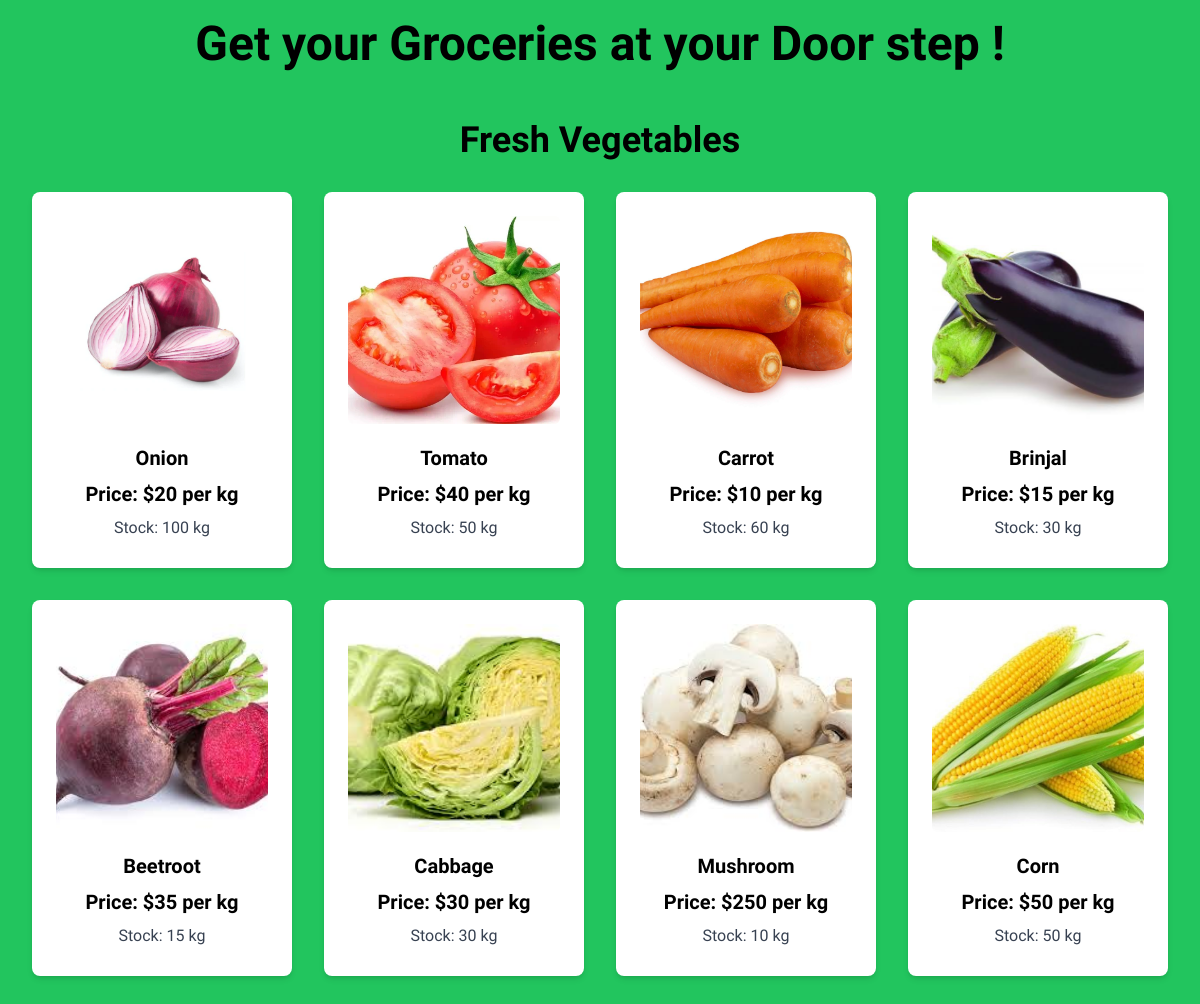
Page /vegetables/ on the committed database.
### Groceries/models.py (models this page shows)
class Vegetables(models.Model):
    Name = models.CharField(max_length=15)
    Price_per_Kg = models.IntegerField()
    Stock_in_Kg = models.IntegerField()
    image = models.ImageField(upload_to='vegetable_images/', null=True, blank=True)

### Groceries/views.py (the view)
# urls.py: path('vegetables/', views.Vegetable, name='vegetables'),
def Vegetable(request):
    vegetablesList = Vegetables.objects.all()
    return render(request, 'vegetables.html', {'vegetablesList': vegetablesList})

### Groceries/templates/vegetables.html (shortened to what this page needs)
{% extends 'main.html' %}
{% block content %}
<div class="p-8">
  <div class="flex justify-center">
    <h1 class="text-4xl font-semibold pb-8">Fresh Vegetables</h1>
  </div>
  <div class="grid grid-cols-1 md:grid-cols-2 lg:grid-cols-4 gap-8 ">
    {% for vegetable in vegetablesList %}
    <div class="bg-white p-6 rounded-lg shadow-md hover:scale-[1.05] hover:transition duration-300 ease-in-out">
      <div class="flex justify-center">
        <img
          src="{{ vegetable.image.url }}"
          alt="{{ vegetable.name }}"
          class="w-fit h-52 object-cover mb-4 rounded-md"
        />
      </div>
      <div class="flex flex-col items-center justify-center">
        <h2 class="text-xl font-bold m-1">{{ vegetable.Name }}</h2>
        <h2 class="text-xl font-semibold m-1">
          Price: ${{ vegetable.Price_per_Kg }} per kg
        </h2>
        <p class="text-gray-700 m-1">Stock: {{ vegetable.Stock_in_Kg }} kg</p>
      </div>
    </div>
    {% endfor %}
  </div>
</div>
{% endblock %}

### Groceries/templates/main.html (shortened to what this page needs)
<!DOCTYPE html>
<html lang="en">
  <head>
    <script src="https://cdn.tailwindcss.com"></script>
  </head>
  <body class="bg-green-500 font-['Lexend'] ">
    <div class="flex justify-center m-5">
        <h1 class="text-5xl font-semibold">Get your Groceries at your Door step !</h1>
    </div>
    {% block content %} {% endblock %}
  </body>
</html>

### rows in the picture
Vegetables: image (picture), Name "Onion", Price_per_Kg "20", Stock_in_Kg "100"
Vegetables: image (picture), Name "Tomato", Price_per_Kg "40", Stock_in_Kg "50"
Vegetables: image (picture), Name "Carrot", Price_per_Kg "10", Stock_in_Kg "60"
Vegetables: image (picture), Name "Brinjal", Price_per_Kg "15", Stock_in_Kg "30"
Vegetables: image (picture), Name "Beetroot", Price_per_Kg "35", Stock_in_Kg "15"
Vegetables: image (picture), Name "Cabbage", Price_per_Kg "30", Stock_in_Kg "30"
Vegetables: image (picture), Name "Mushroom", Price_per_Kg "250", Stock_in_Kg "10"
Vegetables: image (picture), Name "Corn", Price_per_Kg "50", Stock_in_Kg "50"
